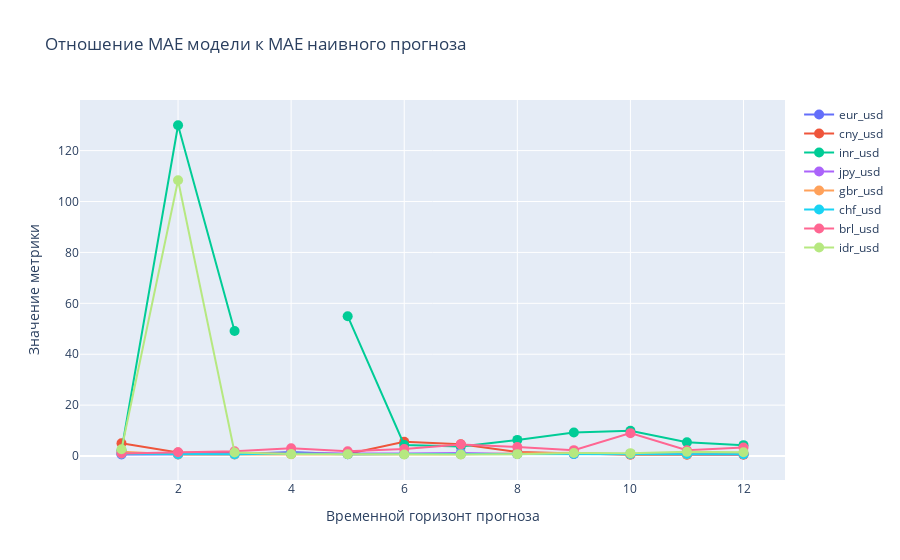

Notebook source saved alongside this figure:
### Code cell
fig = go.Figure()

metrics_5 = pd.DataFrame()

for cur in currency:

    line = relative_score_partial(df[currency], cur, PartialForecasterDFA)
    y = np.arange(1, len(line) + 1)

    metrics_5.loc[0, cur] = sum(line < 1)

    fig.add_trace(go.Scatter(x=y, y=line, mode='lines+markers', name=cur, showlegend=True, marker=dict(size=10)))

fig.update_layout(
    title='Отношение MAE модели к MAE наивного прогноза',
    xaxis_title='Временной горизонт прогноза',
    yaxis_title='Значение метрики'
)

fig.show()

### Figure 1 — Plotly figure (JSON) as saved in the notebook; plotly's stock layout.template omitted (floating-point values rounded to 4 significant figures)
{"data": [{"marker": {"size": 10}, "mode": "lines+markers", "name": "eur_usd", "showlegend": true, "type": "scatter", "x": [1, 2, 3, 4, 5, 6, 7, 8, 9, 10, 11, 12], "y": [0.6431, 0.6345, 0.6695, 1.586, 0.7131, 0.7755, 0.7792, 0.803, 0.8124, 0.8134, 0.8206, 0.8506]}, {"marker": {"size": 10}, "mode": "lines+markers", "name": "cny_usd", "showlegend": true, "type": "scatter", "x": [1, 2, 3, 4, 5, 6, 7, 8, 9, 10, 11, 12], "y": [5.029, 1.373, 1.164, 0.8521, 0.7933, 5.621, 4.592, 1.554, 0.9021, 0.5098, 0.5124, 0.5094]}, {"marker": {"size": 10}, "mode": "lines+markers", "name": "inr_usd", "showlegend": true, "type": "scatter", "x": [1, 2, 3, 4, 5, 6, 7, 8, 9, 10, 11, 12], "y": [2.204, 130.0, 49.16, null, 54.95, 4.356, 3.71, 6.34, 9.283, 9.954, 5.39, 4.276]}, {"marker": {"size": 10}, "mode": "lines+markers", "name": "jpy_usd", "showlegend": true, "type": "scatter", "x": [1, 2, 3, 4, 5, 6, 7, 8, 9, 10, 11, 12], "y": [1.025, 0.9732, 1.07, 1.013, 0.932, 0.975, 1.233, 0.7971, 0.7903, 0.7467, 0.7006, 0.698]}, {"marker": {"size": 10}, "mode": "lines+markers", "name": "gbr_usd", "showlegend": true, "type": "scatter", "x": [1, 2, 3, 4, 5, 6, 7, 8, 9, 10, 11, 12], "y": [1.647, 0.6547, 0.6367, 0.7212, 0.7593, 0.7406, 0.6595, 0.907, 1.271, 0.5796, 0.6361, 0.8392]}, {"marker": {"size": 10}, "mode": "lines+markers", "name": "chf_usd", "showlegend": true, "type": "scatter", "x": [1, 2, 3, 4, 5, 6, 7, 8, 9, 10, 11, 12], "y": [0.9123, 0.6761, 0.6858, 1.025, 0.7409, 0.7677, 0.7756, 0.7804, 0.829, 0.8435, 0.8044, 0.697]}, {"marker": {"size": 10}, "mode": "lines+markers", "name": "brl_usd", "showlegend": true, "type": "scatter", "x": [1, 2, 3, 4, 5, 6, 7, 8, 9, 10, 11, 12], "y": [0.9708, 1.498, 1.87, 3.091, 1.852, 2.789, 4.584, 3.513, 2.324, 8.992, 2.268, 3.354]}, {"marker": {"size": 10}, "mode": "lines+markers", "name": "idr_usd", "showlegend": true, "type": "scatter", "x": [1, 2, 3, 4, 5, 6, 7, 8, 9, 10, 11, 12], "y": [2.64, 108.4, 1.37, 0.7605, 0.6853, 0.6029, 0.6333, 0.7433, 1.178, 1.135, 1.646, 1.486]}], "layout": {"title": {"text": "Отношение MAE модели к MAE наивного прогноза"}, "xaxis": {"title": {"text": "Временной горизонт прогноза"}}, "yaxis": {"title": {"text": "Значение метрики"}}}}
